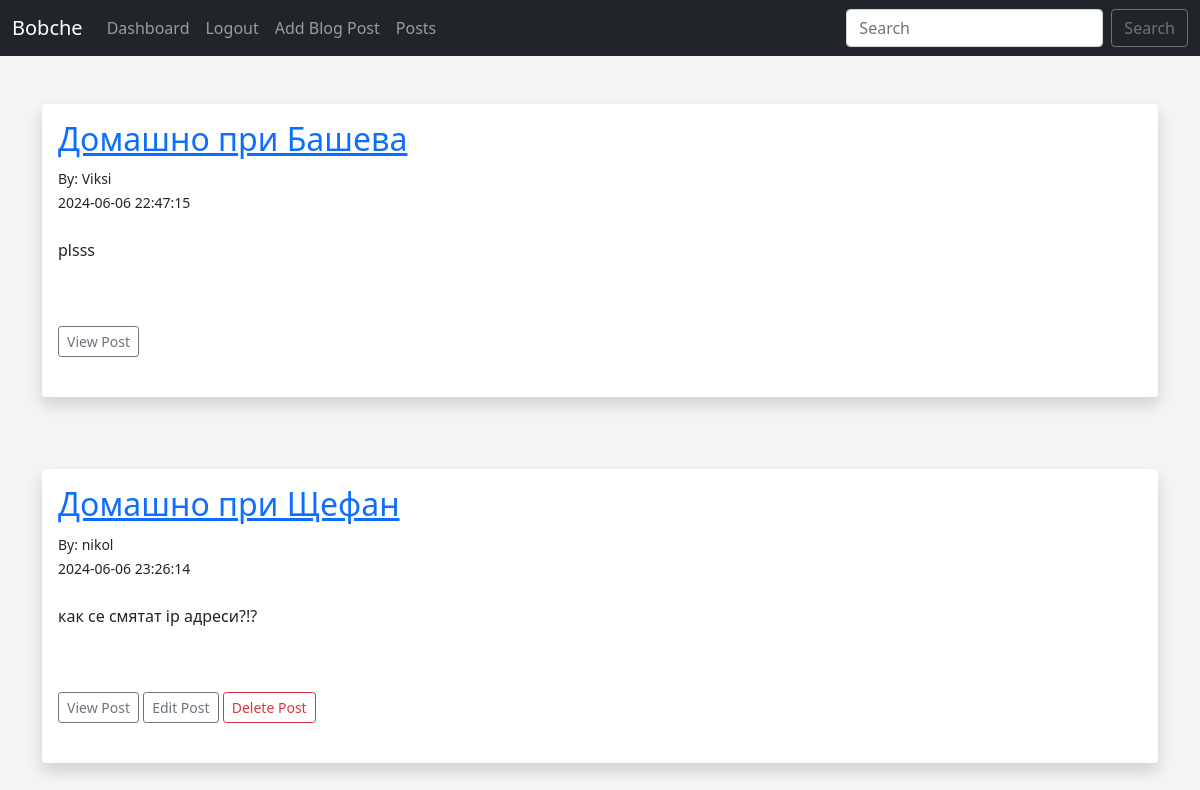
Screenshot of /posts (signed in) with the database file from the repository.
### app.py (models this page shows, shortened)
class Posts(db.Model):
    id = db.Column(db.Integer, primary_key=True)
    title = db.Column(db.String(255))
    content = db.Column(db.Text)
    author = db.Column(db.String(255))
    slug = db.Column(db.String(255))
    date_posted = db.Column(db.DateTime(timezone=True), default=func.now())
    poster_id = db.Column(db.Integer, db.ForeignKey('users.id'))
    comments = db.relationship('Comment', backref='post')

class Users(db.Model, UserMixin):
    id = db.Column(db.Integer, primary_key=True)
    username = db.Column(db.String(20), nullable=False, unique=True)
    name = db.Column(db.String(200), nullable=False)
    email = db.Column(db.String(120), nullable=False, unique=True)
    password_hash = db.Column(db.String(128))
    posts = db.relationship('Posts', backref='poster')
    comments = db.relationship("Comment", backref='poster')
    @property
    def password(self):
        raise AttributeError('password is not a readable attribute')

### app.py (the view)
@app.route('/posts')
def posts():
	posts = Posts.query.order_by(Posts.date_posted)
	return render_template("posts.html", posts=posts)

### webforms.py
class SearchForm(FlaskForm):
	searched = StringField("Searched", validators=[DataRequired()])
	submit = SubmitField("Submit")

### app.py (called while the page is built)
@login_manager.user_loader
def load_user(user_id):
	return Users.query.get(int(user_id))

@app.context_processor
def base():
	form = SearchForm()
	return dict(form=form)

### templates/posts.html (shortened to what this page needs)
{% extends 'base.html' %}
{% block content %}
<br/>
{% for post in posts %}
<div class="shadow p-3 mb-5 bg-body rounded">
	<h2><a href="{{ url_for('post', id=post.id)}}">{{ post.title }}</a></h2>
	<small>By: {{ post.poster.name }}<br/>
	{{ post.date_posted }}</small> <br/><br/>
	{{ post.content|safe }}
	<br/><br/>
	<a href="{{ url_for('post', id=post.id)}}" class="btn btn-outline-secondary btn-sm">View Post</a>
	{% if post.poster_id == current_user.id or current_user.id == 14 %}
	<a href="{{ url_for('edit_post', id=post.id)}}" class="btn btn-outline-secondary btn-sm">Edit Post</a>
	<a href="{{ url_for('delete_post', id=post.id)}}" class="btn btn-outline-danger btn-sm">Delete Post</a>
	{% endif %}
	<br/><br/>
</div>
<br/>
{% endfor %}
{% endblock %}

### static/style.css (style rules this page uses)
body { background: #f4f4f4; }

### rows the page displays
Posts: title "Домашно при Башева", poster.name "Viksi", date_posted "2024-06-06 22:47:15", content "plsss"
Posts: title "Домашно при Щефан", poster.name "nikol", date_posted "2024-06-06 23:26:14", content "как се смятат ip адреси?!?"
